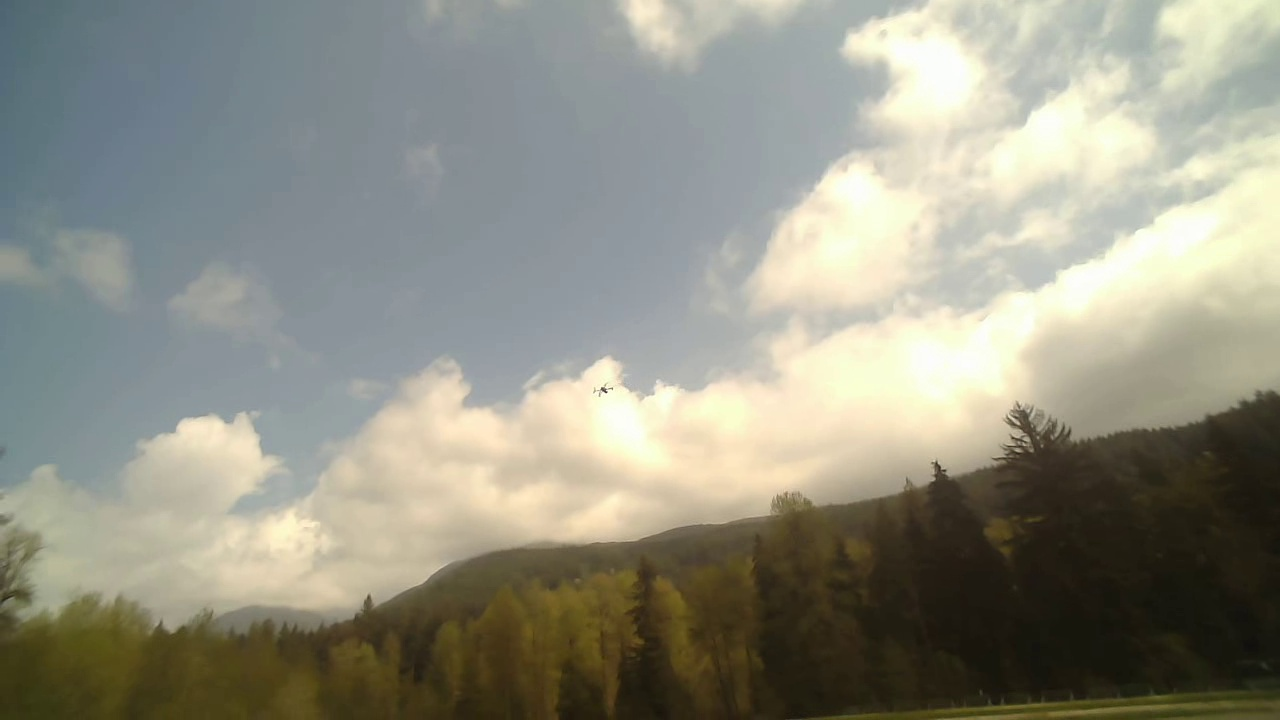
#> input picture annotations/camera_20260423_113401_turn_review_strict/frames/frame_00080.jpg, 1280 x 720 px, given in place of the camera
$ python live_thermal_uav_detector.py
#> lines starting #> are read from the running program, lines starting #| are printed output that depends on the picture
#> (reads Thermal/PCtest/thermal_detector_config.json from the repository)
#> in main, raw_frame is the input picture: shape (720, 1280, 3); mean B, G, R 131.4, 144.9, 145.1
### Thermal/PCtest/thermal_preprocess.py
"""
thermal_preprocess.py

Preprocess live thermal camera frames before detection.

Main job:
    - Optionally rotate the raw frame first
    - Split the two-view thermal image
    - Return only selected view
"""


def _get_config_value(config, key, default):
    if config is None:
        return default

    if isinstance(config, dict):
        return config.get(key, default)

    return getattr(config, key, default)


def _rotate_frame(frame, rotate):
    """
    Rotate frame before splitting.

    rotate options:
        "none"
        "clockwise"
        "counterclockwise"
        "180"
    """
    import cv2

    if rotate == "none":
        return frame

    if rotate == "clockwise":
        return cv2.rotate(frame, cv2.ROTATE_90_CLOCKWISE)

    if rotate == "counterclockwise":
        return cv2.rotate(frame, cv2.ROTATE_90_COUNTERCLOCKWISE)

    if rotate == "180":
        return cv2.rotate(frame, cv2.ROTATE_180)

    raise ValueError(
        f"Invalid rotate='{rotate}'. "
        "Use 'none', 'clockwise', 'counterclockwise', or '180'."
    )


def preprocess_frame(frame, preprocess_config=None):
    if frame is None:
        raise ValueError("Input frame is None.")

    enabled = _get_config_value(preprocess_config, "enabled", True)

    if not enabled:
        return frame

    # ------------------------------------------------------------
    # Important:
    # Rotate BEFORE splitting.
    # ------------------------------------------------------------
    rotate = _get_config_value(
        preprocess_config,
        "rotate",
        "none",
    )

    frame = _rotate_frame(frame, rotate)

    split_mode = _get_config_value(
        preprocess_config,
        "split_mode",
        "horizontal",
    )

    selected_view = _get_config_value(
        preprocess_config,
        "selected_view",
        "top",
    )

    height, width = frame.shape[:2]

    if split_mode == "horizontal":
        split_y = _get_config_value(preprocess_config, "split_y", None)

        if split_y is None:
            split_y = height // 2

        split_y = int(split_y)

        if split_y <= 0 or split_y >= height:
            raise ValueError(
                f"Invalid split_y={split_y}. Frame height is {height}."
            )

        top_frame = frame[:split_y, :]
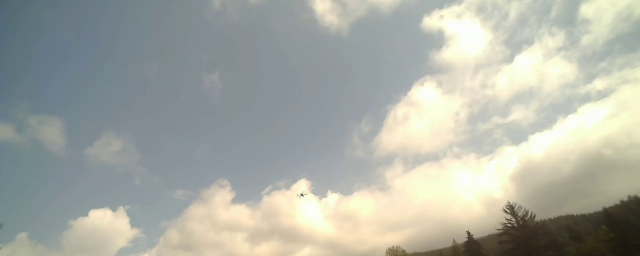
#> top_frame: shape (512, 1280, 3) (shown at 1/2 size); mean B, G, R 163.9, 172.7, 169.8
        bottom_frame = frame[split_y:, :]
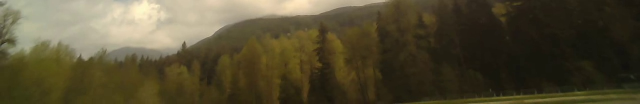
#> bottom_frame: shape (208, 1280, 3) (shown at 1/2 size); mean B, G, R 51.5, 76.4, 84.3

        if selected_view == "top":
            return top_frame

        if selected_view == "bottom":
            return bottom_frame

        if selected_view == "full":
            return frame

        raise ValueError(
            f"Invalid selected_view='{selected_view}' for horizontal split. "
            "Use 'top', 'bottom', or 'full'."
        )

    elif split_mode == "vertical":
        split_x = _get_config_value(preprocess_config, "split_x", None)

        if split_x is None:
            split_x = width // 2

        split_x = int(split_x)

        if split_x <= 0 or split_x >= width:
            raise ValueError(
                f"Invalid split_x={split_x}. Frame width is {width}."
            )

        left_frame = frame[:, :split_x]
        right_frame = frame[:, split_x:]

        if selected_view == "left":
            return left_frame

        if selected_view == "right":
            return right_frame

        if selected_view == "full":
            return frame

        raise ValueError(
            f"Invalid selected_view='{selected_view}' for vertical split. "
            "Use 'left', 'right', or 'full'."
        )

    elif split_mode == "none":
        return frame

    else:
        raise ValueError(
            f"Invalid split_mode='{split_mode}'. "
            "Use 'horizontal', 'vertical', or 'none'."
        )

### Thermal/PCtest/Thermal_detector.py
"""
Thermal_detector.py

Very simple thermal UAV detector based on Method 1:

    "Detect objects that are locally brighter than their surrounding background."

This file handles only the detection algorithm.

It does NOT handle:
    - video reading
    - live display
    - multithreading
    - video recording

Main function:

    boxes = detect_frame(frame, algorithm_config)

Optional debug function:

    debug_images = get_last_debug_images()

The live-stream script can use the debug images to show:
    - original frame
    - blurred local background
    - subtracted local contrast image
    - annotated detection result


feel free to modify thermal_detector_config.json file.

"mode" can be "offline" or "live"


"""

from dataclasses import dataclass
import cv2
import numpy as np


# -------------------------------------------------------------------------
# Output box structure
# -------------------------------------------------------------------------

@dataclass
class Box:
    """
    Single detection box.

    bbox:
        (x, y, w, h)

    label:
        Display label.

    score:
        Simple confidence-like score.
        Here it is based on local contrast, not a neural-network probability.
    """
    bbox: tuple
    label: str
    score: float


# -------------------------------------------------------------------------
# Internal debug image storage
# -------------------------------------------------------------------------
# The live script can read these using get_last_debug_images().
# This avoids changing the detector output format.
# detect_frame() still returns only boxes.

_LAST_DEBUG_IMAGES = {
    "original": None,
    "blurred": None,
    "subtracted": None,
    "mask": None,
}


def get_last_debug_images():
    """
    Return the latest debug images generated by detect_frame().

    Returns:
        dict with keys:
            original
            blurred
            subtracted
            mask
    """
    return _LAST_DEBUG_IMAGES


# -------------------------------------------------------------------------
# Utility functions
# -------------------------------------------------------------------------

def _get_config_value(config, key, default):
    """
    Safely read a value from algorithm_config.

    This supports both:
        dict-style config:
            config["blur_sigma"]

        SimpleNamespace-style config:
            config.blur_sigma
    """
    if isinstance(config, dict):
        return config.get(key, default)

    return getattr(config, key, default)


def _to_gray(frame):
    """
    Convert input frame to grayscale.

    Thermal frames are often visually grayscale, but OpenCV may still provide
    them as BGR images. This function handles both cases.
    """
    if frame is None:
        raise ValueError("Input frame is None.")

    if len(frame.shape) == 2:
        return frame.copy()

    if len(frame.shape) == 3:
        return cv2.cvtColor(frame, cv2.COLOR_BGR2GRAY)
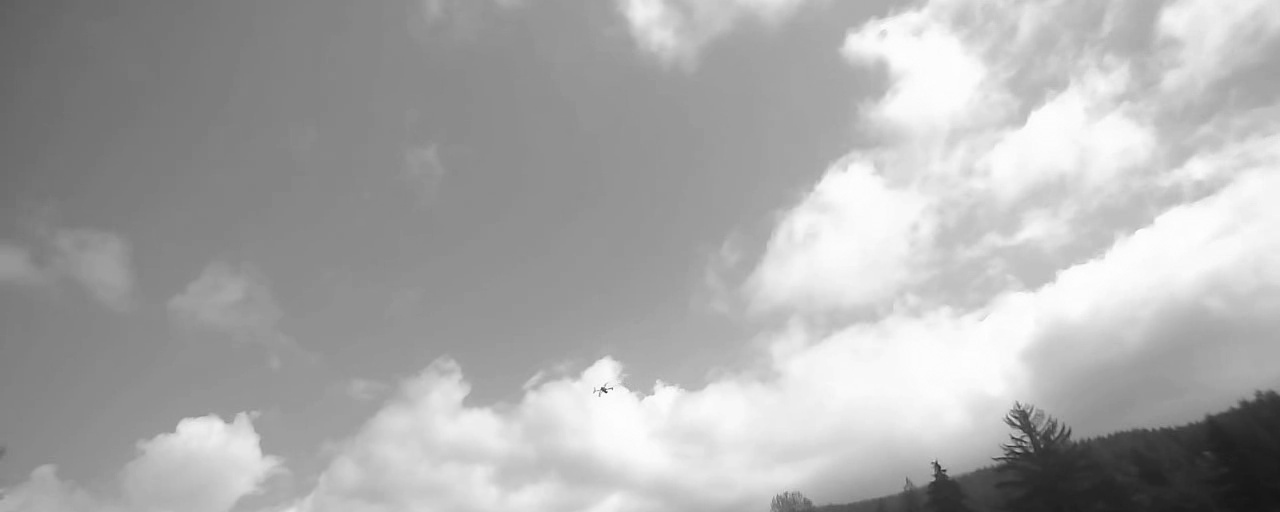
#> returned value: shape (512, 1280); min 21, max 254, mean 170.9

    raise ValueError(f"Unsupported frame shape: {frame.shape}")


def _normalize_for_display(image):
    """
    Convert an image to display-friendly uint8.

    The subtraction image may have a small intensity range.
    Normalizing it makes it easier to visually inspect.
    """
    if image is None:
        return None

    image = image.astype(np.float32)

    min_val = float(np.min(image))
    max_val = float(np.max(image))

    if max_val - min_val < 1e-6:
        return np.zeros_like(image, dtype=np.uint8)

    normalized = 255.0 * (image - min_val) / (max_val - min_val)
    return normalized.astype(np.uint8)


def _filter_candidate(x, y, w, h, area, gray, diff, config):
    """
    Decide whether a contour is a valid UAV candidate.

    Filtering is intentionally simple:
        - reject too-small noise
        - reject huge background regions
        - reject weirdly large boxes
        - require enough local contrast inside the box
    """
    min_area = _get_config_value(config, "min_area", 2)
    max_area = _get_config_value(config, "max_area", 3000)

    min_width = _get_config_value(config, "min_width", 2)
    min_height = _get_config_value(config, "min_height", 2)

    max_width = _get_config_value(config, "max_width", 250)
    max_height = _get_config_value(config, "max_height", 250)

    min_mean_diff = _get_config_value(config, "min_mean_diff", 5.0)
    min_max_diff = _get_config_value(config, "min_max_diff", 15.0)

    if area < min_area:
        return False, 0.0

    if area > max_area:
        return False, 0.0

    if w < min_width or h < min_height:
        return False, 0.0

    if w > max_width or h > max_height:
        return False, 0.0

        # ------------------------------------------------------------
    # Aspect-ratio filter
    # ------------------------------------------------------------
    # Tree trunks are often tall and thin.
    # Ground/road edges are often wide and short.
    # A UAV candidate, especially when far away, should usually be
    # more compact, so we reject very elongated boxes before scoring.
    aspect_ratio = w / float(h)

    min_aspect_ratio = _get_config_value(config, "min_aspect_ratio", 0.4)
    max_aspect_ratio = _get_config_value(config, "max_aspect_ratio", 3.0)

    if aspect_ratio < min_aspect_ratio:
        return False, 0.0

    if aspect_ratio > max_aspect_ratio:
        return False, 0.0

    roi_diff = diff[y:y + h, x:x + w]

    if roi_diff.size == 0:
        return False, 0.0

    mean_diff = float(np.mean(roi_diff))
    max_diff = float(np.max(roi_diff))

    if mean_diff < min_mean_diff and max_diff < min_max_diff:
        return False, 0.0

    # Simple score. This is not a probability.
    # It measures how strongly the candidate stands out from its local background.
    score = 0.5 * mean_diff + 0.5 * max_diff

    # Reject weak candidates.
    # If UAV is usually above 80 and false boxes are mostly below 65,
    # then min_score = 65 is a reasonable starting point.
    min_score = _get_config_value(config, "min_score", 0.0)

    if score < min_score:
        return False, 0.0

    return True, score


def _merge_nearby_boxes(boxes, merge_distance_px):
    """
    Merge nearby boxes.

    This helps when the close UAV appears as several hot blobs:
        - motor 1
        - motor 2
        - motor 3
        - motor 4
        - body highlight

    The idea:
        Expand each box by merge_distance_px.
        If expanded boxes overlap, merge them.
    """
    if not boxes:
        return []

    merged = []

    for box in boxes:
        x, y, w, h, score = box

        current = [x, y, x + w, y + h, score]

        did_merge = False

        for existing in merged:
            ex1, ey1, ex2, ey2, escore = existing

            # Expanded current box
            cx1 = current[0] - merge_distance_px
            cy1 = current[1] - merge_distance_px
            cx2 = current[2] + merge_distance_px
            cy2 = current[3] + merge_distance_px

            # Expanded existing box
            ex1_exp = ex1 - merge_distance_px
            ey1_exp = ey1 - merge_distance_px
            ex2_exp = ex2 + merge_distance_px
            ey2_exp = ey2 + merge_distance_px

            overlap = not (
                cx2 < ex1_exp or
                cx1 > ex2_exp or
                cy2 < ey1_exp or
                cy1 > ey2_exp
            )

            if overlap:
                existing[0] = min(ex1, current[0])
                existing[1] = min(ey1, current[1])
                existing[2] = max(ex2, current[2])
                existing[3] = max(ey2, current[3])
                existing[4] = max(escore, score)
                did_merge = True
                break

        if not did_merge:
            merged.append(current)

    # Convert [x1, y1, x2, y2, score] back to [x, y, w, h, score]
    output = []

    for x1, y1, x2, y2, score in merged:
        output.append((x1, y1, x2 - x1, y2 - y1, score))

    return output


# -------------------------------------------------------------------------
# Main detection function
# -------------------------------------------------------------------------

def _draw_debug_boxes_on_gray(gray, boxes, title, color=(0, 255, 255)):
    """
    Draw debug boxes on top of the grayscale thermal frame.

    boxes format:
        (x, y, w, h, value)

    value can be:
        - contour area
        - candidate score
    """
    debug = cv2.cvtColor(gray, cv2.COLOR_GRAY2BGR)

    cv2.putText(
        debug,
        title,
        (20, 30),
        cv2.FONT_HERSHEY_SIMPLEX,
        0.8,
        (255, 255, 255),
        2,
        cv2.LINE_AA,
    )

    for item in boxes:
        x, y, w, h, value = item

        x = int(x)
        y = int(y)
        w = int(w)
        h = int(h)

        cv2.rectangle(
            debug,
            (x, y),
            (x + w, y + h),
            color,
            1,
        )

        cv2.putText(
            debug,
            f"{value:.1f}",
            (x, max(15, y - 5)),
            cv2.FONT_HERSHEY_SIMPLEX,
            0.4,
            color,
            1,
            cv2.LINE_AA,
        )

    return debug

def detect_frame(frame, algorithm_config):
    """
    Detect UAV candidates in one thermal frame.

    Method 1 step-by-step:

        1. Convert frame to grayscale.
        2. Blur the grayscale image to estimate local background.
        3. Subtract blurred background from original grayscale image.
        4. Threshold the local contrast image.
        5. Clean the binary mask using morphology.
        6. Find contours.
        7. Filter bad candidates.
        8. Merge nearby hot blobs.
        9. Return Box objects.

    Args:
        frame:
            OpenCV image.

        algorithm_config:
            Dictionary loaded from JSON under "algorithm".

    Returns:
        List[Box]
    """

    # ---------------------------------------------------------------------
    # Step 1: Convert thermal frame to grayscale
    # ---------------------------------------------------------------------
    gray = _to_gray(frame)

    # Optional denoising before background subtraction.
    # This reduces tiny sensor noise without destroying the UAV too much.
    pre_blur_kernel = _get_config_value(algorithm_config, "pre_blur_kernel", 3)

    if pre_blur_kernel > 1:
        if pre_blur_kernel % 2 == 0:
            pre_blur_kernel += 1

        gray_for_detection = cv2.GaussianBlur(
            gray,
            (pre_blur_kernel, pre_blur_kernel),
            0,
        )
    else:
        gray_for_detection = gray.copy()

    # ---------------------------------------------------------------------
    # Step 2: Estimate local background using strong Gaussian blur
    # ---------------------------------------------------------------------
    # Important:
    # The blur should be large enough that the UAV mostly disappears from
    # the background estimate, while trees/sky remain as smooth background.
    blur_sigma = _get_config_value(algorithm_config, "blur_sigma", 15.0)
#> (the rest of the program and of its run is left out)
